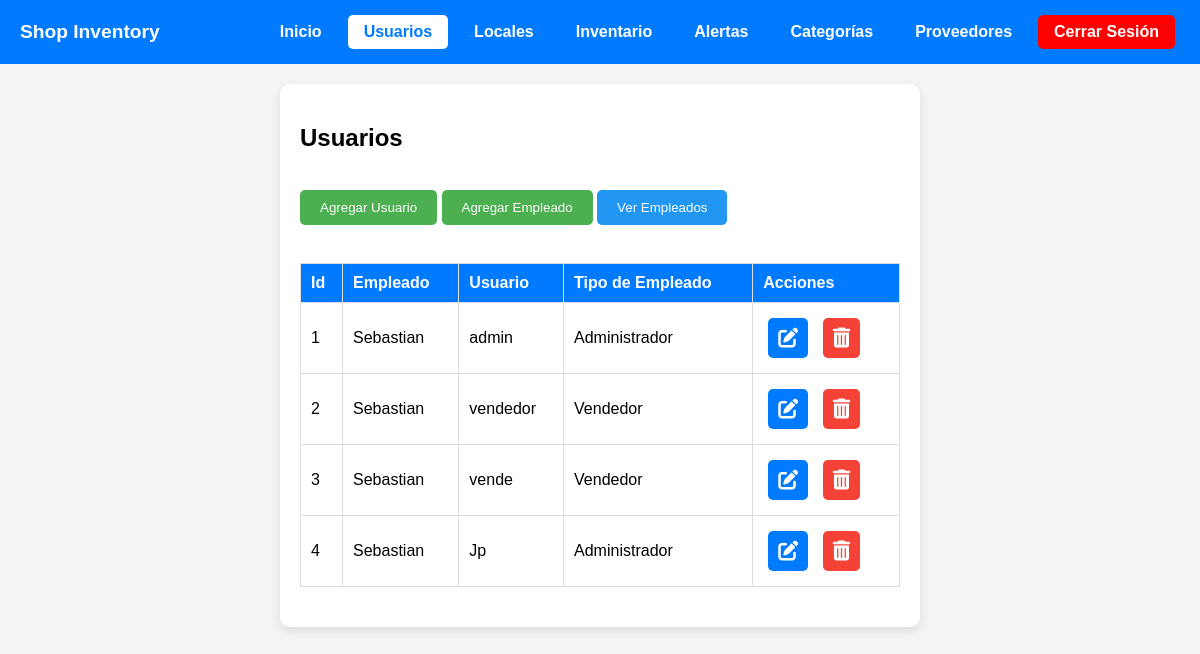
/admin/usuarios.php, run on the app's committed database.
### tables this page shows
CREATE TABLE `usuarios` (
  `id_usuarios` int(11) NOT NULL,
  `user` varchar(45) NOT NULL,
  `pass` varchar(255) NOT NULL,
  `tipo_empleado` varchar(45) NOT NULL,
  `empleado_id` int(11) NOT NULL
);

CREATE TABLE `empleado` (
  `id_empleado` int(11) NOT NULL,
  `rut` varchar(12) NOT NULL,
  `tipo_empleado` varchar(45) NOT NULL,
  `nombre` varchar(200) NOT NULL,
  `apellido` varchar(200) NOT NULL,
  `direccion_empleado` varchar(200) NOT NULL,
  `telefono` varchar(12) NOT NULL,
  `email` varchar(200) NOT NULL,
  `local_id` int(11) NOT NULL
);

### admin/usuarios.php (the view, shortened to what this page needs)
<?php
include "CreateUser.php";
$pdo->query("ALTER TABLE usuarios AUTO_INCREMENT = 1");
$stmt = $pdo->prepare("SELECT u.id_usuarios, u.user, u.tipo_empleado, e.nombre AS empleado_nombre
                        FROM usuarios u
                        LEFT JOIN empleado e ON u.empleado_id = e.id_empleado");
$stmt->execute();
$result_usuarios = $stmt->fetchAll();
?>
<!DOCTYPE html>
<html lang="es">
<head>
    <link rel="stylesheet" href="nav.css">
    <link rel="stylesheet" href="usuarios.css">
    <link rel="stylesheet" href="css/editar_usuario.css">
    <link href="https://cdnjs.cloudflare.com/ajax/libs/font-awesome/6.0.0-beta3/css/all.min.css" rel="stylesheet">
</head>
<body>
    <nav>
        <ul class="nav-links">
            <li class="brand">Shop Inventory</li>
            <li><a href="menu.php">Inicio</a></li>
            <li><a href="usuarios.php" class="active">Usuarios</a></li>
            <li><a href="gestion_local.php">Locales</a></li>
            <li><a href="index.php">Inventario</a></li>
            <li><a href="alertas.php">Alertas</a></li>
            <li><a href="categorias.php">Categorías</a></li>
            <li><a href="proveedores.php">Proveedores</a></li>
            <li class="logout"><a href="../index.php">Cerrar Sesión</a></li>
        </ul>
    </nav>
    <div class="container1">
        <section id="user-list">
            <h1 class="usuario">Usuarios</h1>
            <br>
            <button class="add-user" onclick="openModal()">Agregar Usuario</button>
            <button id="addEmployeeBtn">Agregar Empleado</button>
            <button id="viewEmployeesBtn">Ver Empleados</button>
            <br><br>
            <table border="1" class="usuarios-table">
                <thead>
                    <tr>
                        <th>Id</th>
                        <th>Empleado</th>
                        <th>Usuario</th>
                        <th>Tipo de Empleado</th>
                        <th>Acciones</th>
                    </tr>
                </thead>
                <tbody>
                    <?php
                    if (count($result_usuarios) > 0) {
                        foreach ($result_usuarios as $row) {
                            echo "<tr>
            <td>" . htmlspecialchars($row["id_usuarios"]) . "</td>
            <td>" . htmlspecialchars($row["empleado_nombre"]) . "</td>
            <td>" . htmlspecialchars($row["user"]) . "</td>
            <td>" . htmlspecialchars($row["tipo_empleado"]) . "</td>
            <td>
                <button class='edit-btn' data-id='" . htmlspecialchars($row["id_usuarios"]) . "' data-user='" . htmlspecialchars($row["user"]) . "' data-tipo_empleado='" . htmlspecialchars($row["tipo_empleado"]) . "'>
                    <i class='fas fa-edit'></i>
                </button>
                <button class='delete-btn' data-id='" . htmlspecialchars($row["id_usuarios"]) . "'>
                    <i class='fas fa-trash-alt'></i>
                </button>
            </td>
        </tr>";
                        }
                    } else {
                        echo "<tr><td colspan='5'>No hay usuarios disponibles</td></tr>";
                    }
                    ?>
                </tbody>
            </table>
        </section>
    </div>
</body>

### admin/nav.css (style rules this page uses)
nav { background-color: #007bff; padding: 15px; }
nav ul { list-style-type: none; padding: 0; margin: 0; text-align: end; }
nav ul li { display: flex; margin-right: 20px; }
nav ul li a { color: white; text-decoration: none; font-weight: bold; padding: 8px 16px; transition: background-color 0.3s ease; }
nav ul li a.active { background-color: #ffffff; color: #007bff; border-radius: 5px; }
.nav-links { text-align: start; margin-right: auto; display: flex; justify-content: start; align-items: center; list-style-type: none; padding: 0; margin: 0; }
.nav-links .brand { margin-right: auto; color: white; font-weight: bold; padding: 5px; font-size: 1.2em; text-decoration: none; }
nav ul { display: flex; justify-content: flex-end; }
nav ul li { display: flex; margin-right: 10px; text-align: end; }
nav ul li.logout a { background-color: red; padding: 8px 16px; color: white; font-weight: bold; text-decoration: none; transition: background-color 0.3s ease; border-radius: 5px; }

### admin/usuarios.css (style rules this page uses)
body { font-family: Arial, sans-serif; background-color: #f4f4f4; margin: 0; padding: 0; }
.container1 { width: 50%; margin: 20px auto; padding: 20px; background-color: #fff; border-radius: 10px; box-shadow: 0 4px 10px rgba(0, 0, 0, 0.1); max-height: 600px; overflow-y: auto; }
table.usuarios-table { width: 100%; border-collapse: collapse; margin-top: 20px; margin-bottom: 20px; }
table.usuarios-table th, table.usuarios-table td { border: 1px solid #ddd; padding: 10px; text-align: left; }
table.usuarios-table th { background-color: #007bff; font-weight: bold; color: #ffffff; }
table.usuarios-table td button { margin: 5px; padding: 5px 5px; border-radius: 5px; cursor: pointer; transition: background-color 0.3s ease; }
table.usuarios-table .edit-btn { background-color: #007bff; color: white; }
table.usuarios-table .delete-btn { background-color: #f44336; color: white; }
button { background-color: #4CAF50; color: white; padding: 10px 20px; border: none; border-radius: 5px; cursor: pointer; transition: background-color 0.3s ease; }
#viewEmployeesBtn { background-color: #2196F3; }
.edit-btn i, .delete-btn i { font-size: 20px; padding: 5px; border-radius: 50%; transition: background-color 0.3s ease; }

### data on the page
usuarios: id_usuarios "1", empleado.nombre "Sebastian", user "admin", tipo_empleado "Administrador"
usuarios: id_usuarios "2", empleado.nombre "Sebastian", user "vendedor", tipo_empleado "Vendedor"
usuarios: id_usuarios "3", empleado.nombre "Sebastian", user "vende", tipo_empleado "Vendedor"
usuarios: id_usuarios "4", empleado.nombre "Sebastian", user "Jp", tipo_empleado "Administrador"
